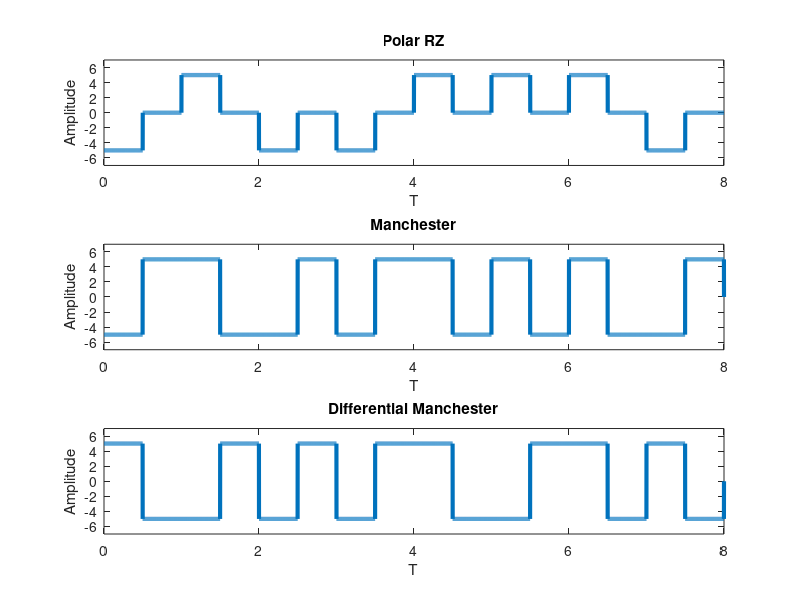

Write the MATLAB code that produced this figure.
% Polar RZ

% modulation
% bits = input('prompt')
bits = [0 1 0 0 1 1 1 0];
voltage = 5;
bitrate = 1;
n = 1000; % sampling frequency
T = length(bits)/bitrate; % total time
N = n*length(bits);
dt = T/N; % time for each sample point
t = 0:dt:T;
x = zeros(1, length(t));

for i = 1:length(bits)
    if bits(i) == 1
      x((i-1)*n+1:(i-1)*n+n/2) = voltage;
    else
      x((i-1)*n+1:(i-1)*n+n/2) = -voltage;
    endif
endfor

subplot(3, 1, 1);
plot(t, x, 'linewidth', 3);
ylim([-7, 7]);
xlabel('T');
ylabel('Amplitude');
title('Polar RZ');

% demodulation
index = 0;

for i = 1:length(t)
  if t(i) > index
    index = index + 1;
    if x(i) > 0
      result(index) = 1;
    else
      result(index) = 0;
    endif
  endif
endfor

disp('Polar RZ decoding');
disp(result)

% Biphase - Manchester

% modulation
% bits = input('prompt')
bits = [0 1 0 0 1 1 1 0];
voltage = 5;
bitrate = 1;
n = 1000; % sampling frequency
T = length(bits)/bitrate; % total time
N = n*length(bits);
dt = T/N; % time for each sample point
t = 0:dt:T;
x = zeros(1, length(t));

for i = 1:length(bits)
    if bits(i) == 1
      x((i-1)*n+1:(i-1)*n+n/2) = voltage;
      x((i-1)*n+n/2:i*n) = -voltage;
    else
      x((i-1)*n+1:(i-1)*n+n/2) = -voltage;
      x((i-1)*n+n/2:i*n) = voltage;
    endif
endfor

subplot(3, 1, 2);
plot(t, x, 'linewidth', 3);
ylim([-7, 7]);
xlabel('T');
ylabel('Amplitude');
title('Manchester');

% demodulation
index = 0;

for i = 1:length(t)
  if t(i) > index
    index = index + 1;
    if x(i) > 0
      result(index) = 1;
    else
      result(index) = 0;
    endif
  endif
endfor

disp('Manchester decoding');
disp(result)

% Differential Manchester

% modulation
% bits = input('prompt')
bits = [0 1 0 0 1 1 1 0];
voltage = 5;
bitrate = 1;
n = 1000; % sampling frequency
T = length(bits)/bitrate; % total time
N = n*length(bits);
dt = T/N; % time for each sample point
t = 0:dt:T;
x = zeros(1, length(t));
lastbit = voltage;

for i = 1:length(bits)
    if bits(i) == 1
      x((i-1)*n+1:(i-1)*n+n/2) = -lastbit;
      x((i-1)*n+n/2:i*n) = lastbit;
      lastbit = -lastbit;
    else
      x((i-1)*n+1:(i-1)*n+n/2) = lastbit;
      x((i-1)*n+n/2:i*n) = -lastbit;
    endif
endfor

subplot(3, 1, 3);
plot(t, x, 'linewidth', 3);
ylim([-7, 7]);
xlabel('T');
ylabel('Amplitude');
title('Differential Manchester');

% demodulation
index = 0;
lastbit = voltage;

for i = 1:length(t)
  if t(i) > index
    index = index + 1;
    if x(i) != lastbit;
      result(index) = 1;
      lastbit = -lastbit;
    else
      result(index) = 0;
    endif
  endif
endfor

disp('Differential Manchester decoding');
disp(result)